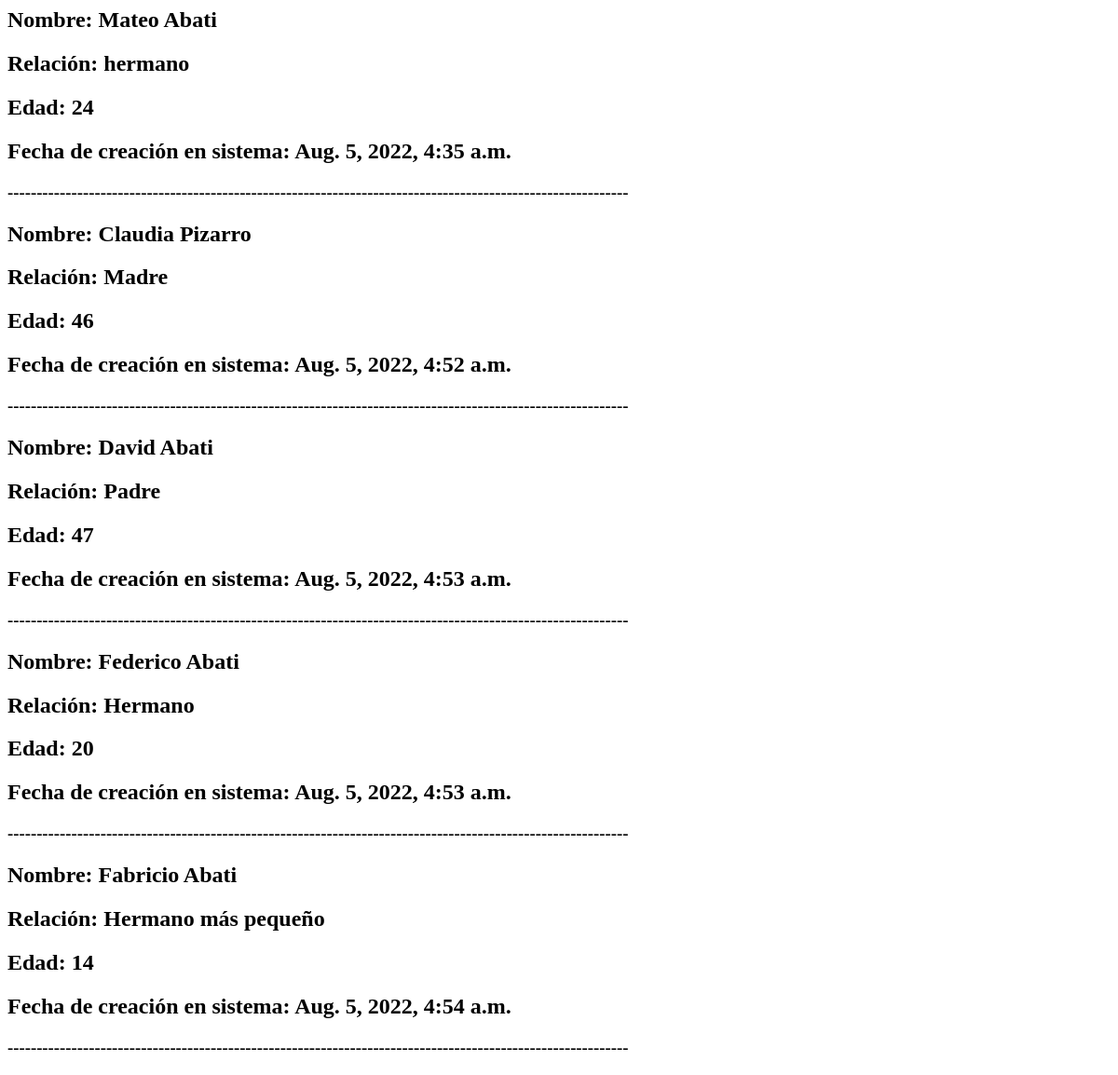
/list_members/, run on an earlier commit of the app's database.
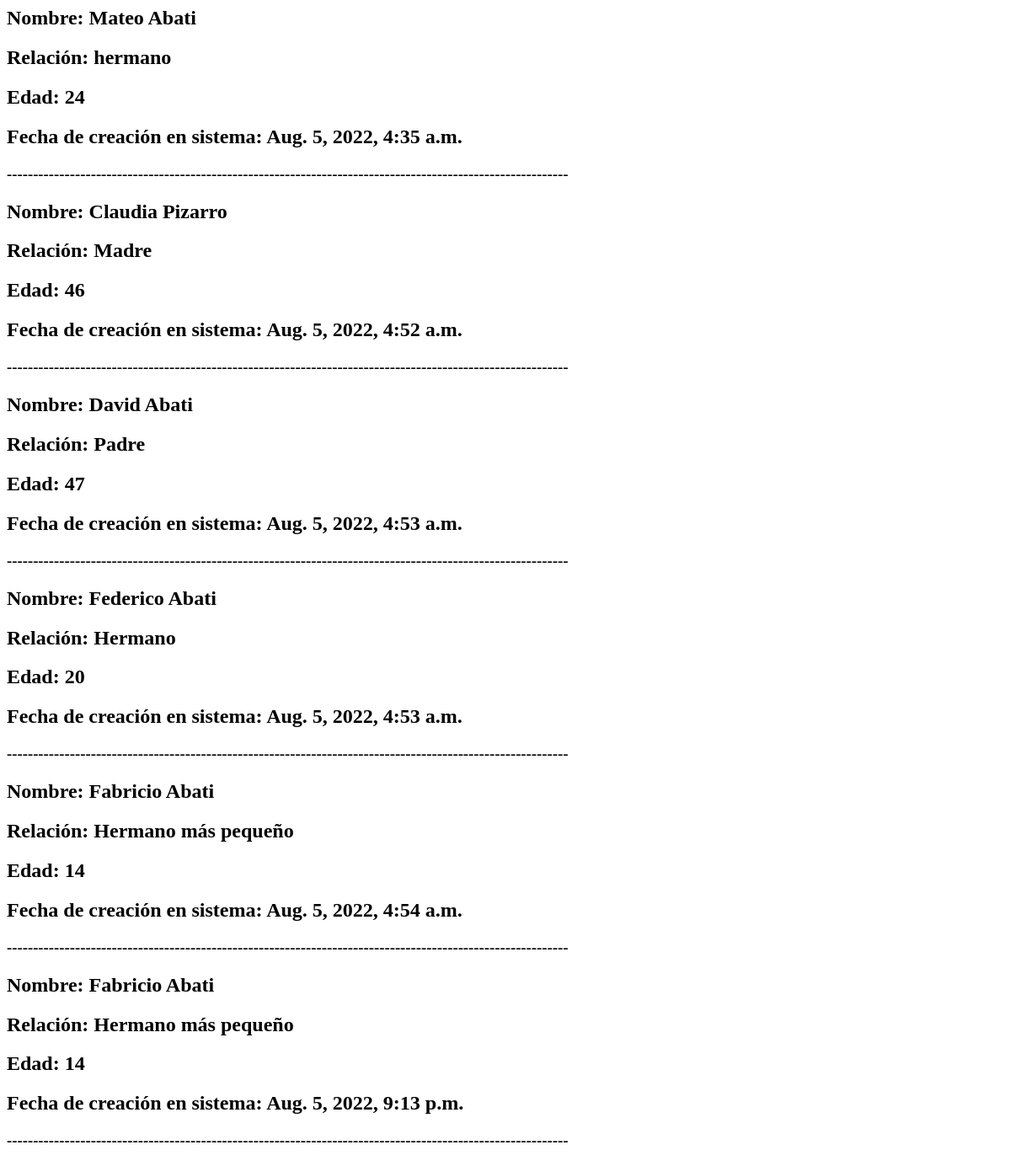
And on a later commit of the database.
### members/models.py (models this page shows)
class Person(models.Model):
    name = models.CharField(max_length=30)
    relationship = models.CharField(max_length=40)
    age = models.IntegerField()
    creation_date = models.DateTimeField(auto_now_add=True)

### members/views.py (the view)
# urls.py: path('list_members/', list_members, name='list_members')
def list_members(request):
    members = Person.objects.all()
    context = {
        'members': members
    }
    return render(request, 'members_list.html', context=context)

### templates/members_list.html
{%for member in members%}
    <h2>Nombre: {{member.name}}</h2>
    <h2>Relación: {{member.relationship}}</h2>
    <h2>Edad: {{member.age}}</h2>
    <h2>Fecha de creación en sistema: {{member.creation_date}}</h2>
    <h3>-----------------------------------------------------------------------------------------------------------</h3>
{%endfor%}

What changed in the data, as far as the page shows it:
added Person: name "Fabricio Abati", relationship "Hermano más pequeño", age "14", creation_date "Aug. 5, 2022, 9:13 p.m."
